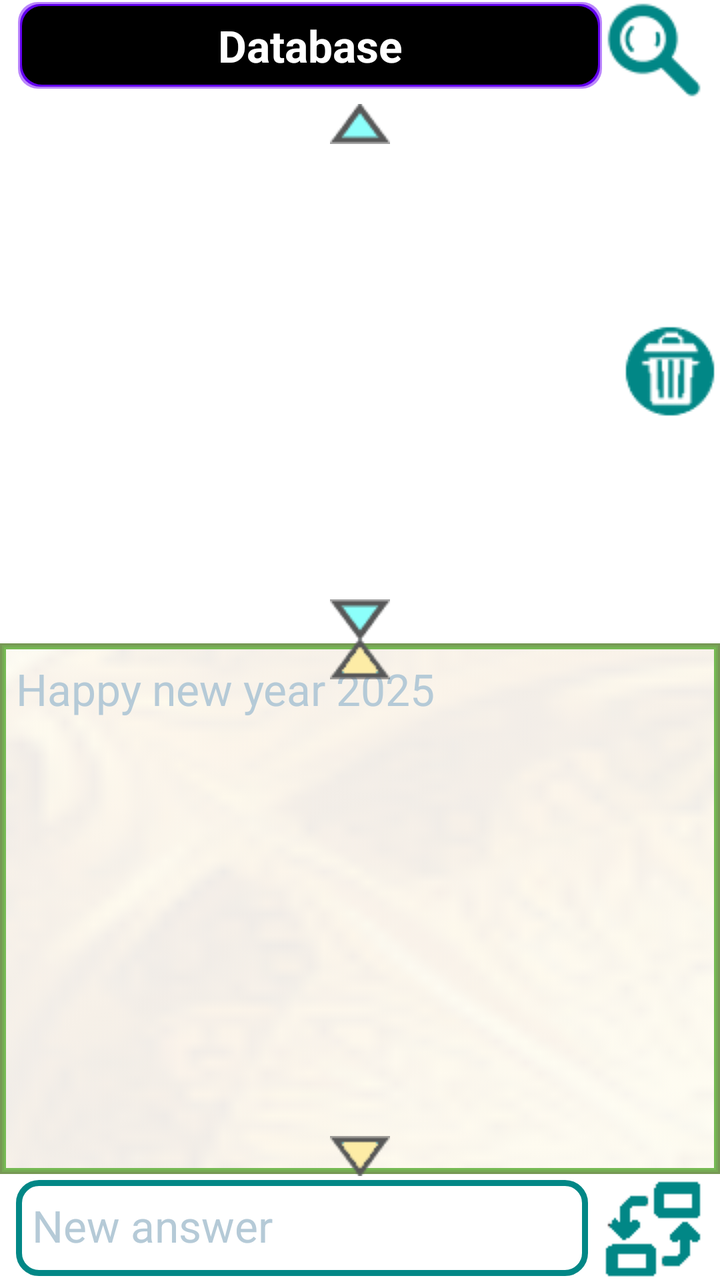
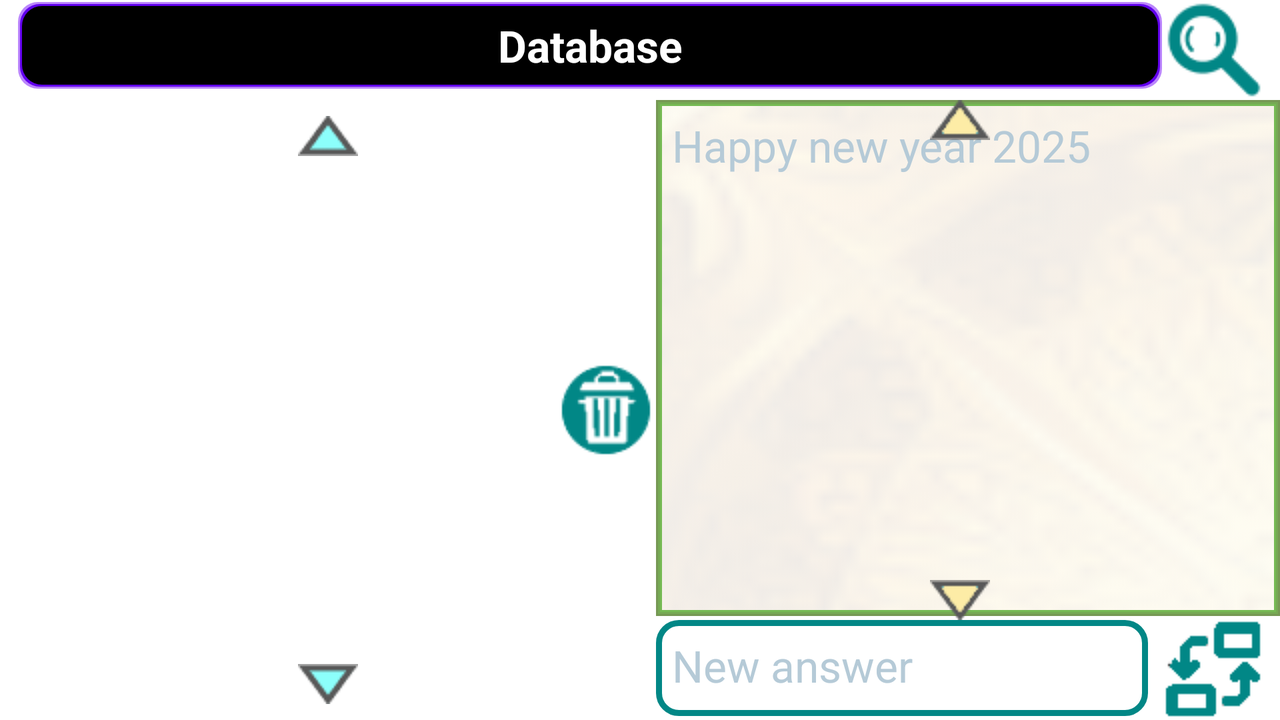

An Android layout and its configuration variant, each rendered on a device that would load it. The default file and the variant file are quoted in full after the pictures.
<!-- AndroidManifest.xml: fallback theme Theme.MaterialComponents.DayNight.NoActionBar -->
<!-- res/layout/database_manager.xml -->
<?xml version="1.0" encoding="utf-8"?>
<androidx.constraintlayout.widget.ConstraintLayout xmlns:android="http://schemas.android.com/apk/res/android"
    xmlns:app="http://schemas.android.com/apk/res-auto"
    xmlns:tools="http://schemas.android.com/tools"
    android:layout_width="match_parent"
    android:layout_height="match_parent"
    android:id="@+id/database"
    tools:context=".DatabaseManager">

    <LinearLayout
        android:id="@+id/linearLayout20"
        android:layout_width="match_parent"
        android:layout_height="wrap_content"
        android:layout_marginStart="8dp"
        android:layout_marginEnd="8dp"
        app:layout_constraintBottom_toTopOf="@+id/listFrame"
        app:layout_constraintEnd_toEndOf="parent"
        app:layout_constraintStart_toStartOf="parent"
        app:layout_constraintTop_toTopOf="parent"
        android:orientation="horizontal">
        <TextView
            android:id="@+id/textView2"
            android:layout_width="0dp"
            android:layout_height="wrap_content"
            android:layout_weight="1"
            android:padding="8dp"
            android:background="@drawable/title_border"
            android:text="@string/databasemanage"
            android:textAlignment="center"
            android:textAppearance="@style/TextAppearance.AppCompat.Large"
            android:textStyle="bold"
            android:textColor="@color/white" />
        <ImageButton
            android:id="@+id/search_btn1"
            style="@style/Widget.AppCompat.Button.Borderless"
            android:src="@drawable/search_icon"
            android:layout_width="50dp"
            android:layout_height="50dp"
            android:contentDescription="@string/search"/>
    </LinearLayout>

    <FrameLayout
        android:id="@+id/listFrame"
        android:layout_width="0dp"
        android:layout_height="0dp"
        android:layout_marginStart="8dp"
        android:layout_marginEnd="8dp"
        android:layout_marginTop="2dp"
        android:layout_marginBottom="2dp"
        app:layout_constraintBottom_toTopOf="@id/SV2"
        app:layout_constraintEnd_toEndOf="parent"
        app:layout_constraintStart_toStartOf="parent"
        app:layout_constraintTop_toBottomOf="@id/linearLayout20">
        <ListView
            android:id="@+id/listView"
            android:layout_width="match_parent"
            android:layout_height="wrap_content"
            android:layout_marginBottom="20dp"
            android:layout_marginTop="20dp"
            android:choiceMode="singleChoice"
            android:divider="@android:color/holo_blue_bright"
            android:dividerHeight="1dp"
            android:listSelector="@android:color/holo_blue_light"
            android:textAlignment="gravity"/>
    </FrameLayout>

    <ImageButton
        android:id="@+id/button4"
        style="@style/Widget.AppCompat.Button.Borderless"
        android:layout_width="50dp"
        android:layout_height="50dp"
        android:contentDescription="@string/delete"
        android:src="@drawable/delete_button"
        app:layout_constraintBottom_toTopOf="@id/SV2"
        app:layout_constraintEnd_toEndOf="parent"
        app:layout_constraintHorizontal_bias="1.0"
        app:layout_constraintStart_toStartOf="parent"
        app:layout_constraintTop_toBottomOf="@id/linearLayout20" />

    <LinearLayout
        android:id="@+id/linearLayout5"
        android:layout_width="wrap_content"
        android:layout_height="0dp"
        android:orientation="vertical"
        android:layout_marginTop="2dp"
        android:layout_marginBottom="2dp"
        app:layout_constraintBottom_toTopOf="@id/SV2"
        app:layout_constraintEnd_toEndOf="parent"
        app:layout_constraintStart_toStartOf="parent"
        app:layout_constraintTop_toBottomOf="@id/linearLayout20">
        <ImageView
            android:id="@+id/upIMG3"
            android:layout_width="wrap_content"
            android:layout_height="wrap_content"
            android:src="@drawable/up"
            android:contentDescription="@string/up"/>
        <FrameLayout
            android:layout_width="wrap_content"
            android:layout_height="match_parent">
            <ImageView
                android:id="@+id/downIMG3"
                android:layout_width="wrap_content"
                android:layout_height="wrap_content"
                android:layout_gravity="bottom"
                android:gravity="bottom"
                android:src="@drawable/down"
                android:contentDescription="@string/down"/>
        </FrameLayout>
    </LinearLayout>

    <ScrollView
        android:id="@+id/SV2"
        android:layout_width="0dp"
        android:layout_height="0dp"
        android:layout_marginTop="2dp"
        android:layout_marginBottom="2dp"
        android:background="@drawable/textview_border"
        android:scrollbars="vertical"
        android:fadeScrollbars="false"
        style="@style/CustomScrollbar"
        app:layout_constraintBottom_toTopOf="@id/linearLayout21"
        app:layout_constraintEnd_toEndOf="parent"
        app:layout_constraintStart_toStartOf="parent"
        app:layout_constraintTop_toBottomOf="@id/listFrame">

        <TextView
            android:id="@+id/textView3"
            android:layout_width="match_parent"
            android:layout_height="wrap_content"
            android:hint="@string/welcome_text"
            android:padding="8dp"
            android:textAppearance="@style/TextAppearance.AppCompat.Large"
            android:textColor="@color/black"
            android:textColorHint="@color/textHint" />
    </ScrollView>

    <LinearLayout
        android:id="@+id/linearLayout6"
        android:layout_width="wrap_content"
        android:layout_height="0dp"
        android:orientation="vertical"
        android:layout_marginTop="2dp"
        android:layout_marginBottom="2dp"
        app:layout_constraintBottom_toTopOf="@id/linearLayout21"
        app:layout_constraintEnd_toEndOf="parent"
        app:layout_constraintStart_toStartOf="parent"
        app:layout_constraintTop_toBottomOf="@id/listFrame">
        <ImageView
            android:id="@+id/upIMG4"
            android:layout_width="wrap_content"
            android:layout_height="wrap_content"
            android:src="@drawable/up2"
            android:contentDescription="@string/up"/>
        <FrameLayout
            android:layout_width="wrap_content"
            android:layout_height="match_parent">
            <ImageView
                android:id="@+id/downIMG4"
                android:layout_width="wrap_content"
                android:layout_height="wrap_content"
                android:layout_gravity="bottom"
                android:gravity="bottom"
                android:src="@drawable/down2"
                android:contentDescription="@string/down"/>
        </FrameLayout>
    </LinearLayout>

    <LinearLayout
        android:id="@+id/linearLayout21"
        android:layout_width="match_parent"
        android:layout_height="wrap_content"
        android:orientation="horizontal"
        android:layout_marginTop="1dp"
        app:layout_constraintBottom_toBottomOf="parent"
        app:layout_constraintEnd_toEndOf="parent"
        app:layout_constraintStart_toStartOf="parent"
        app:layout_constraintTop_toBottomOf="@+id/SV2">
        <EditText
            android:id="@+id/editText2"
            android:layout_width="0dp"
            android:layout_height="wrap_content"
            android:layout_weight="1"
            android:layout_marginStart="8dp"
            android:layout_marginEnd="8dp"
            android:autofillHints="ใส่คำตอบที่ต้องการจะแทนที่"
            android:background="@drawable/edittext_border"
            android:gravity="start"
            android:hint="@string/newanswer"
            android:inputType="textMultiLine"
            android:maxLines="3"
            android:minWidth="150dp"
            android:minHeight="48dp"
            android:padding="8dp"
            android:scrollHorizontally="false"
            android:textAppearance="@style/TextAppearance.AppCompat.Large"
            android:textColor="@color/black"
            android:textColorHint="@color/textHint" />
        <ImageButton
            android:id="@+id/button3"
            style="@style/Widget.AppCompat.Button.Borderless"
            android:src="@drawable/replace_button"
            android:layout_width="50dp"
            android:layout_height="50dp"
            android:layout_marginEnd="8dp"
            android:layout_gravity="center_vertical"
            android:contentDescription="@string/replace" />
    </LinearLayout>
</androidx.constraintlayout.widget.ConstraintLayout>
<!-- resources referenced by this layout -->
<resources>
  <color name="black">#FF000000</color>
  <color name="textHint">#B5CAD7</color>
  <color name="white">#FFFFFFFF</color>
  <!-- drawable edittext_border (drawable) -->
  <?xml version="1.0" encoding="utf-8"?>
  
  <shape xmlns:android="http://schemas.android.com/apk/res/android"
      android:shape="rectangle">
      <solid android:color="@android:color/transparent" />
      <stroke
          android:color="@color/teal_700"
          android:width="3dp"/>
      <corners android:radius="10dp" />
  </shape>
  <!-- drawable title_border (drawable) -->
  <?xml version="1.0" encoding="utf-8"?>
  <layer-list xmlns:android="http://schemas.android.com/apk/res/android">
      <item>
          <shape>
              <solid android:color="@android:color/white" />
              <corners android:radius="10dp" />
          </shape>
      </item>
      <item
          android:top="1dp"
          android:left="1dp"
          android:right="1dp"
          android:bottom="1dp">
          <shape>
              <solid android:color="@color/purple_200" />
              <corners android:radius="10dp" />
          </shape>
      </item>
      <item
          android:top="2dp"
          android:left="2dp"
          android:right="2dp"
          android:bottom="2dp">
          <shape>
              <solid android:color="@color/purple_500" />
              <corners android:radius="10dp" />
          </shape>
      </item>
      <item
          android:top="3dp"
          android:left="3dp"
          android:right="3dp"
          android:bottom="3dp">
          <shape>
              <solid android:color="@color/black" />
              <corners android:radius="10dp" />
          </shape>
      </item>
  </layer-list>
  <string name="databasemanage">Database</string>
  <string name="delete">Delete</string>
  <string name="down">Down</string>
  <string name="newanswer">New answer</string>
  <string name="replace">Replace</string>
  <string name="search">Search</string>
  <string name="up">Up</string>
  <string name="welcome_text">Happy new year 2025</string>
  <style name="CustomScrollbar">
          <item name="android:scrollbarSize">3dp</item>
          <item name="android:scrollbarThumbVertical">@drawable/scrollbar_thumb</item>
          <item name="android:scrollbarTrackVertical">@drawable/scrollbar_track</item>
      </style>
  <color name="teal_700">#FF018786</color>
  <color name="green2">#FF76BA54</color>
  <color name="green1">#FF76A954</color>
  <color name="green">#FF769854</color>
  <color name="purple_200">#FFBB86FC</color>
  <color name="purple_500">#FF6200EE</color>
  <!-- drawable scrollbar_thumb (drawable) -->
  <?xml version="1.0" encoding="utf-8"?>
  
  <shape xmlns:android="http://schemas.android.com/apk/res/android">
      <solid android:color="#2F2F2F" />
  </shape>
  <!-- drawable scrollbar_track (drawable) -->
  <?xml version="1.0" encoding="utf-8"?>
  <shape xmlns:android="http://schemas.android.com/apk/res/android">
      <solid android:color="#769854" />
  </shape>
</resources>
<!-- res/layout-w600dp-land/database_manager.xml (the repository's variant of the layout above) -->
<!-- drawn on the phone turned sideways -->
<?xml version="1.0" encoding="utf-8"?>
<androidx.constraintlayout.widget.ConstraintLayout xmlns:android="http://schemas.android.com/apk/res/android"
    xmlns:app="http://schemas.android.com/apk/res-auto"
    xmlns:tools="http://schemas.android.com/tools"
    android:layout_width="match_parent"
    android:layout_height="match_parent"
    android:id="@+id/database"
    tools:context=".DatabaseManager">

    <LinearLayout
        android:id="@+id/linearLayout20"
        android:layout_width="match_parent"
        android:layout_height="wrap_content"
        android:layout_marginStart="8dp"
        android:layout_marginEnd="8dp"
        app:layout_constraintBottom_toTopOf="@+id/listFrame"
        app:layout_constraintEnd_toEndOf="parent"
        app:layout_constraintStart_toStartOf="parent"
        app:layout_constraintTop_toTopOf="parent"
        android:orientation="horizontal">
        <TextView
            android:id="@+id/textView2"
            android:layout_width="0dp"
            android:layout_height="wrap_content"
            android:layout_weight="1"
            android:padding="8dp"
            android:background="@drawable/title_border"
            android:text="@string/databasemanage"
            android:textAlignment="center"
            android:textAppearance="@style/TextAppearance.AppCompat.Large"
            android:textStyle="bold"
            android:textColor="@color/white" />
        <ImageButton
            android:id="@+id/search_btn1"
            style="@style/Widget.AppCompat.Button.Borderless"
            android:src="@drawable/search_icon"
            android:layout_width="50dp"
            android:layout_height="50dp"
            android:contentDescription="@string/search"/>
    </LinearLayout>

    <FrameLayout
        android:id="@+id/listFrame"
        android:layout_width="0dp"
        android:layout_height="0dp"
        android:orientation="horizontal"
        android:layout_marginStart="8dp"
        android:layout_marginEnd="8dp"
        app:layout_constraintBottom_toBottomOf="parent"
        app:layout_constraintEnd_toStartOf="@id/SV2"
        app:layout_constraintStart_toStartOf="parent"
        app:layout_constraintTop_toBottomOf="@id/linearLayout20">
        <ListView
            android:id="@+id/listView"
            android:layout_width="match_parent"
            android:layout_height="wrap_content"
            android:layout_marginBottom="20dp"
            android:layout_marginTop="20dp"
            android:choiceMode="singleChoice"
            android:divider="@android:color/holo_blue_bright"
            android:dividerHeight="1dp"
            android:listSelector="@android:color/holo_blue_light"
            android:textAlignment="gravity"/>
    </FrameLayout>

    <ImageButton
        android:id="@+id/button4"
        android:layout_width="50dp"
        android:layout_height="50dp"
        style="@style/Widget.AppCompat.Button.Borderless"
        android:src="@drawable/delete_button"
        android:layout_gravity="center_vertical"
        android:contentDescription="@string/delete"
        app:layout_constraintHorizontal_bias="1.0"
        app:layout_constraintBottom_toBottomOf="parent"
        app:layout_constraintEnd_toStartOf="@id/SV2"
        app:layout_constraintStart_toStartOf="parent"
        app:layout_constraintTop_toBottomOf="@id/linearLayout20"/>

    <LinearLayout
        android:id="@+id/linearLayout5"
        android:layout_width="wrap_content"
        android:layout_height="0dp"
        android:orientation="vertical"
        android:layout_marginTop="8dp"
        android:layout_marginBottom="8dp"
        app:layout_constraintBottom_toBottomOf="parent"
        app:layout_constraintEnd_toStartOf="@id/SV2"
        app:layout_constraintStart_toStartOf="parent"
        app:layout_constraintTop_toBottomOf="@id/linearLayout20">
        <ImageView
            android:id="@+id/upIMG3"
            android:layout_width="wrap_content"
            android:layout_height="wrap_content"
            android:src="@drawable/up"
            android:contentDescription="@string/up"/>
        <FrameLayout
            android:layout_width="wrap_content"
            android:layout_height="match_parent">
            <ImageView
                android:id="@+id/downIMG3"
                android:layout_width="wrap_content"
                android:layout_height="wrap_content"
                android:layout_gravity="bottom"
                android:gravity="bottom"
                android:src="@drawable/down"
                android:contentDescription="@string/down"/>
        </FrameLayout>
    </LinearLayout>

    <ScrollView
        android:id="@+id/SV2"
        android:layout_width="0dp"
        android:layout_height="0dp"
        android:background="@drawable/textview_border"
        android:scrollbars="vertical"
        android:fadeScrollbars="false"
        style="@style/CustomScrollbar"
        app:layout_constraintBottom_toTopOf="@id/linearLayout21"
        app:layout_constraintEnd_toEndOf="parent"
        app:layout_constraintStart_toEndOf="@id/listFrame"
        app:layout_constraintTop_toBottomOf="@id/linearLayout20">

        <TextView
            android:id="@+id/textView3"
            android:layout_width="match_parent"
            android:layout_height="wrap_content"
            android:hint="@string/welcome_text"
            android:padding="8dp"
            android:textAppearance="@style/TextAppearance.AppCompat.Large"
            android:textColor="@color/black"
            android:textColorHint="@color/textHint" />
    </ScrollView>

    <LinearLayout
        android:id="@+id/linearLayout6"
        android:layout_width="wrap_content"
        android:layout_height="0dp"
        android:orientation="vertical"
        app:layout_constraintBottom_toTopOf="@id/linearLayout21"
        app:layout_constraintEnd_toEndOf="parent"
        app:layout_constraintStart_toEndOf="@id/listFrame"
        app:layout_constraintTop_toBottomOf="@id/linearLayout20">
        <ImageView
            android:id="@+id/upIMG4"
            android:layout_width="wrap_content"
            android:layout_height="wrap_content"
            android:src="@drawable/up2"
            android:contentDescription="@string/up"/>
        <FrameLayout
            android:layout_width="wrap_content"
            android:layout_height="match_parent">
            <ImageView
                android:id="@+id/downIMG4"
                android:layout_width="wrap_content"
                android:layout_height="wrap_content"
                android:layout_gravity="bottom"
                android:gravity="bottom"
                android:src="@drawable/down2"
                android:contentDescription="@string/down"/>
        </FrameLayout>
    </LinearLayout>

    <LinearLayout
        android:id="@+id/linearLayout21"
        android:layout_width="0dp"
        android:layout_height="wrap_content"
        android:orientation="horizontal"
        android:layout_marginTop="2dp"
        app:layout_constraintBottom_toBottomOf="parent"
        app:layout_constraintEnd_toEndOf="parent"
        app:layout_constraintStart_toEndOf="@id/listFrame"
        app:layout_constraintTop_toBottomOf="@+id/SV2">
        <EditText
            android:id="@+id/editText2"
            android:layout_width="0dp"
            android:layout_height="wrap_content"
            android:layout_weight="1"
            android:layout_marginStart="8dp"
            android:layout_marginEnd="8dp"
            android:autofillHints="ใส่คำตอบที่ต้องการจะแทนที่"
            android:background="@drawable/edittext_border"
            android:gravity="start"
            android:hint="@string/newanswer"
            android:inputType="textMultiLine"
            android:maxLines="3"
            android:minWidth="150dp"
            android:minHeight="48dp"
            android:padding="8dp"
            android:scrollHorizontally="false"
            android:textAppearance="@style/TextAppearance.AppCompat.Large"
            android:textColor="@color/black"
            android:textColorHint="@color/textHint" />
        <ImageButton
            android:id="@+id/button3"
            style="@style/Widget.AppCompat.Button.Borderless"
            android:src="@drawable/replace_button"
            android:layout_width="50dp"
            android:layout_height="50dp"
            android:layout_marginEnd="8dp"
            android:layout_gravity="center_vertical"
            android:contentDescription="@string/replace" />
    </LinearLayout>
</androidx.constraintlayout.widget.ConstraintLayout>
